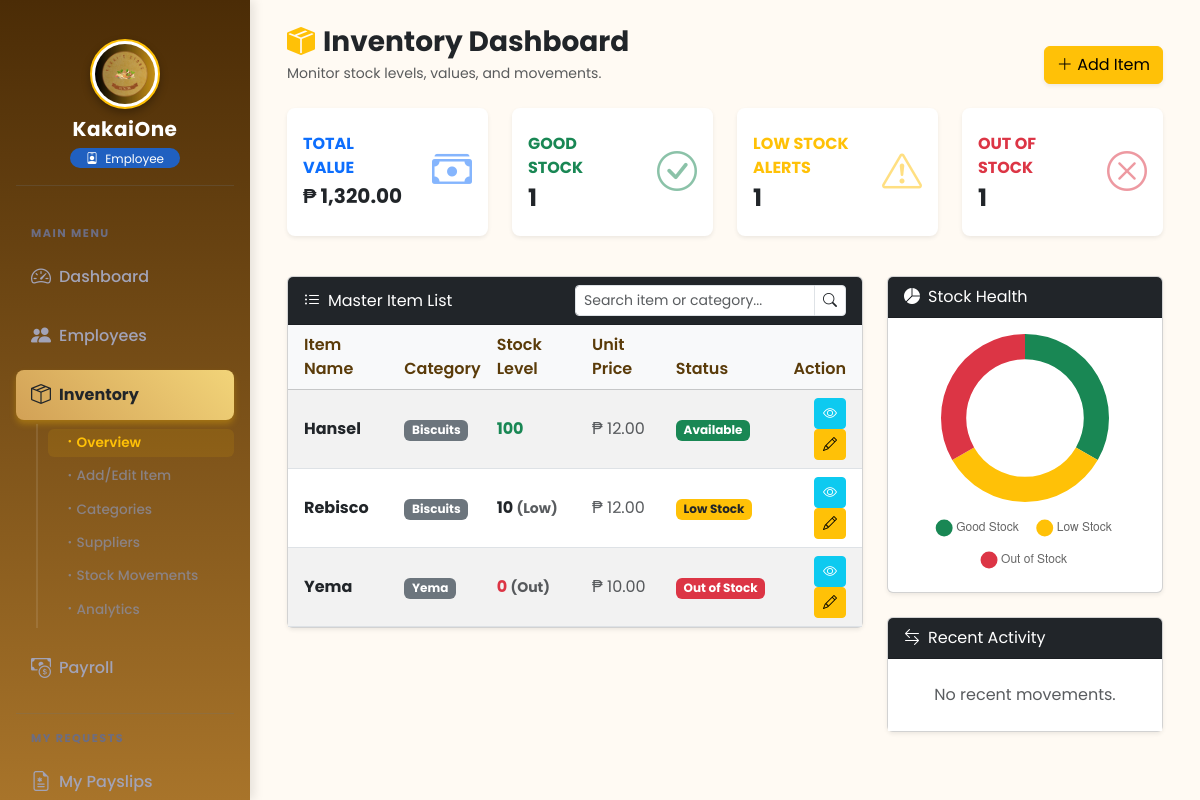
Screenshot of /frontend/inventory/inventory_overview.php (signed in) with the database file from the repository.
### tables this page shows
CREATE TABLE `inventory` (
  `item_id` int(11) NOT NULL,
  `item_name` varchar(100) NOT NULL,
  `category_id` int(11) DEFAULT NULL,
  `quantity` int(11) DEFAULT 0,
  `unit_price` decimal(10,2) DEFAULT 0.00,
  `reorder_level` int(11) DEFAULT 10,
  `supplier_id` int(11) DEFAULT NULL,
  `status` enum('Available','Low Stock','Out of Stock') DEFAULT 'Available',
  `created_at` timestamp NOT NULL DEFAULT current_timestamp(),
  `image_path` varchar(255) DEFAULT NULL
);

CREATE TABLE `categories` (
  `category_id` int(11) NOT NULL,
  `category_name` varchar(100) DEFAULT NULL,
  `description` text DEFAULT NULL
);

### frontend/inventory/inventory_overview.php (the view, shortened to what the rows shown need)
<?php
require_once __DIR__ . '/../../config/db.php';
require_once __DIR__ . '/../includes/auth_check.php';
try {
    $stmt = $pdo->query("
        SELECT
            i.item_id,
            i.item_name,
            c.category_name,
            i.quantity,
            i.reorder_level,
            i.unit_price,
            i.status,
            i.created_at
        FROM inventory i
        LEFT JOIN categories c ON i.category_id = c.category_id
        ORDER BY i.item_name ASC
    ");
    $inventoryItems = $stmt->fetchAll();
} catch (PDOException $e) {
    $inventoryItems = [];
}
$inventoryStats = ['active' => 0, 'low_stock' => 0, 'out_of_stock' => 0, 'total_value' => 0];
try {
    $stmtActive = $pdo->query("SELECT COUNT(*) FROM inventory WHERE quantity > reorder_level AND quantity > 0");
    $inventoryStats['active'] = $stmtActive->fetchColumn();
    $stmtLow = $pdo->query("SELECT COUNT(*) FROM inventory WHERE quantity <= reorder_level AND quantity > 0");
    $inventoryStats['low_stock'] = $stmtLow->fetchColumn();
    $stmtOut = $pdo->query("SELECT COUNT(*) FROM inventory WHERE quantity = 0");
    $inventoryStats['out_of_stock'] = $stmtOut->fetchColumn();
    $stmtValue = $pdo->query("SELECT SUM(quantity * unit_price) FROM inventory WHERE quantity > 0");
    $inventoryStats['total_value'] = $stmtValue->fetchColumn() ?: 0;
} catch (PDOException $e) {
}
?>
<!DOCTYPE html>
<html lang="en">
<head>
    <?php include '../includes/links.php'; ?>
</head>
<body class="bg-light">
    <div id="dashboardContainer">
        <main id="main-content" style="margin-left: 250px; padding: 25px; transition: margin-left 0.3s;">
            <div class="container-fluid">
                <div class="row">
                    <div class="col-lg-8">
                        <div class="card mb-4 shadow-sm">
                            <div class="card-body p-0">
                                <div class="table-responsive">
                                    <table class="table table-striped align-middle mb-0" id="inventoryTable">
                                        <thead class="table-light">
                                            <tr>
                                                <th class="ps-3">Item Name</th>
                                                <th>Category</th>
                                                <th>Stock Level</th>
                                                <th>Unit Price</th>
                                                <th>Status</th>
                                                <th class="text-end pe-3">Action</th>
                                            </tr>
                                        </thead>
                                        <tbody>
                                            <?php if (!empty($inventoryItems)): ?>
                                                <?php foreach ($inventoryItems as $item): ?>
                                                    <tr>
                                                        <td class="ps-3 fw-bold text-dark"><?= htmlspecialchars($item['item_name']); ?></td>
                                                        <td><span class="badge bg-secondary"><?= htmlspecialchars($item['category_name'] ?? 'Uncategorized'); ?></span></td>
                                                        <td>
                                                            <?php if ($item['quantity'] == 0): ?>
                                                                <span class="text-danger fw-bold">0 <small class="text-muted">(Out)</small></span>
                                                            <?php elseif ($item['quantity'] <= $item['reorder_level']): ?>
                                                                <span class="text-warning fw-bold text-dark"><?= $item['quantity']; ?> <small class="text-muted">(Low)</small></span>
                                                            <?php else: ?>
                                                                <span class="text-success fw-bold"><?= $item['quantity']; ?></span>
                                                            <?php endif; ?>
                                                        </td>
                                                        <td class="text-muted">₱ <?= number_format($item['unit_price'], 2); ?></td>
                                                        <td>
                                                            <?php
                                                            $badgeClass = 'success';
                                                            if ($item['status'] === 'Low Stock') $badgeClass = 'warning text-dark';
                                                            if ($item['status'] === 'Out of Stock' || $item['status'] === 'Unavailable') $badgeClass = 'danger';
                                                            ?>
                                                            <span class="badge bg-<?= $badgeClass; ?>">
                                                                <?= htmlspecialchars($item['status']); ?>
                                                            </span>
                                                        </td>
                                                        <td class="text-end pe-3">
                                                            <a href="view_item.php?id=<?= $item['item_id']; ?>" class="btn btn-sm btn-info text-white" title="View">
                                                                <i class="bi bi-eye"></i>
                                                            </a>
                                                            <?php if (hasPermission('inv_edit')): ?>
                                                                <a href="inventory_form.php?id=<?= $item['item_id']; ?>" class="btn btn-sm btn-warning" title="Edit">
                                                                    <i class="bi bi-pencil"></i>
                                                                </a>
                                                            <?php endif; ?>
                                                        </td>
                                                    </tr>
                                                <?php endforeach; ?>
                                            <?php endif; ?>
                                        </tbody>
                                    </table>
                                </div>
                            </div>
                        </div>
                    </div>
                </div>
            </div>
        </main>
    </div>
    <script>
        // search filter for inventory table
        document.getElementById('tableSearch').addEventListener('keyup', function() {
            let filter = this.value.toLowerCase();
            let rows = document.querySelectorAll('#inventoryTable tbody tr');
            rows.forEach(row => {
                if (row.cells.length === 1) return;
                let text = row.innerText.toLowerCase();
                if (text.includes(filter)) {
                    row.style.display = '';
                } else {
                    row.style.display = 'none';
                }
            });
        });
        // initialize inventory summary chart
        const ctx = document.getElementById('inventoryChart').getContext('2d');
        new Chart(ctx, {
            type: 'doughnut',
            data: {
                labels: ['Good Stock', 'Low Stock', 'Out of Stock'],
                datasets: [{
                    data: [<?= $inventoryStats['active']; ?>, <?= $inventoryStats['low_stock']; ?>, <?= $inventoryStats['out_of_stock']; ?>],
                    backgroundColor: ['#198754', '#ffc107', '#dc3545'],
                    borderWidth: 0,
                    hoverOffset: 4
                }]
            },
            options: {
                cutout: '70%',
                plugins: {
                    legend: {
                        position: 'bottom',
                        labels: {
                            padding: 20,
                            usePointStyle: true
                        }
                    }
                }
            }
        });
        // delete confirmation
        function confirmDelete(itemId, itemName) {
            Swal.fire({
                title: 'Delete Item?',
                html: `Are you sure you want to delete <b>${itemName}</b>?<br>This action cannot be undone.`,
                icon: 'warning',
                showCancelButton: true,
                confirmButtonColor: '#dc3545',
                cancelButtonColor: '#6c757d',
                confirmButtonText: 'Yes, delete it',
                cancelButtonText: 'Cancel'
            }).then((result) => {
                if (result.isConfirmed) {
                    window.location.href = `../../backend/inventory/delete_item.php?id=${itemId}`;
                }
            });
        }
    </script>
</body>
</html>

### rows the page displays
inventory: item_name "Hansel", category.category_name "Biscuits", quantity "100", unit_price "12.00", status "Available"
inventory: item_name "Rebisco", category.category_name "Biscuits", quantity "10", unit_price "12.00", status "Low Stock"
inventory: item_name "Yema", category.category_name "Yema", quantity "0", unit_price "10.00", status "Out of Stock"

### other values shown
$_SESSION['role'] "Employee"
$inventoryStats['total_value'] "1,320.00"
$inventoryStats['active'] "1"
$inventoryStats['low_stock'] "1"
$inventoryStats['out_of_stock'] "1"
chart data {{ $inventoryStats['active'] }} 1
chart data {{ $inventoryStats['low_stock'] }} 1
chart data {{ $inventoryStats['out_of_stock'] }} 1
